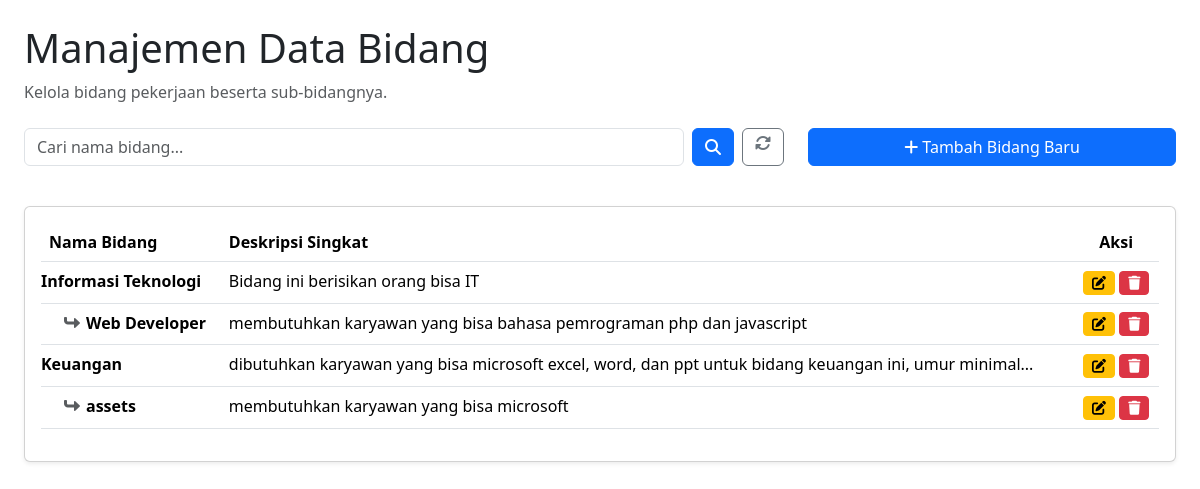
The app's page /admin/bidang/index.php with its own data.
### tables this page shows
CREATE TABLE `bidang` (
  `id` int(11) NOT NULL,
  `nama_bidang` varchar(100) NOT NULL,
  `parent_id` int(11) NOT NULL DEFAULT 0,
  `gambar` varchar(255) NOT NULL,
  `deskripsi` text NOT NULL
);

### admin/bidang/index.php (the view, shortened to what this page needs)
<link href="https://cdn.jsdelivr.net/npm/bootstrap@5.3.3/dist/css/bootstrap.min.css" rel="stylesheet">
<link rel="stylesheet" href="https://cdnjs.cloudflare.com/ajax/libs/font-awesome/6.5.2/css/all.min.css">
<?php
$search_query = isset($_GET['search_bidang']) ? mysqli_real_escape_string($config, $_GET['search_bidang']) : '';
$bidang_data = [];
$query_string = "SELECT * FROM bidang ORDER BY parent_id, nama_bidang ASC";
$result = mysqli_query($config, $query_string);
while ($row = mysqli_fetch_assoc($result)) {
    $bidang_data[$row['parent_id']][] = $row;
}
?>
<main>
    <div class="container-fluid px-4">
        <h1 class="mt-4">Manajemen Data Bidang</h1>
        <p class="mb-4 text-muted">Kelola bidang pekerjaan beserta sub-bidangnya.</p>
        <div class="row mb-4">
            <div class="col-md-8">
                <form method="GET" class="d-flex">
                    <input type="text" name="search_bidang" class="form-control me-2" placeholder="Cari nama bidang..." value="<?= htmlspecialchars($search_query) ?>">
                    <button type="submit" class="btn btn-primary"><i class="fas fa-search"></i></button>
                    <a href="?page=bidang" class="btn btn-outline-secondary ms-2" title="Reset Pencarian"><i class="fas fa-sync-alt"></i></a>
                </form>
            </div>
            <div class="col-md-4 text-md-end mt-2 mt-md-0">
                <button type="button" class="btn btn-primary w-100 w-md-auto" data-bs-toggle="modal" data-bs-target="#tambahModal">
                    <i class="fas fa-plus"></i> Tambah Bidang Baru
                </button>
            </div>
        </div>
        <div class="card shadow-sm">
            <div class="card-body">
                <div class="table-responsive">
                    <table class="table table-hover" width="100%" cellspacing="0">
                        <thead>
                            <tr>
                                <th>Nama Bidang</th>
                                <th>Deskripsi Singkat</th>
                                <th class="text-center">Aksi</th>
                            </tr>
                        </thead>
                        <tbody>
                            <?php
                            function display_bidang($parent_id, $level, $bidang_data) {
                                if (isset($bidang_data[$parent_id])) {
                                    foreach ($bidang_data[$parent_id] as $data) {
                                        $padding = $level * 25;
                                        $icon = ($level > 0) ? '<i class="fas fa-level-up-alt fa-rotate-90 me-2 text-muted"></i>' : '';
                                        $deskripsi_singkat = strlen($data['deskripsi']) > 100 ? substr($data['deskripsi'], 0, 100) . '...' : $data['deskripsi'];
                            ?>
                                        <tr>
                                            <td style="padding-left: <?= $padding ?>px;">
                                                <strong><?= $icon . htmlspecialchars($data['nama_bidang']) ?></strong>
                                            </td>
                                            <td><?= htmlspecialchars($deskripsi_singkat) ?></td>
                                            <td class="text-center">
                                                <button type="button" class="btn btn-warning btn-sm" data-bs-toggle="modal" data-bs-target="#editModal<?= $data['id'] ?>"><i class="fas fa-edit"></i></button>
                                                <a class="btn btn-danger btn-sm" href="?page=del-bidang&kode=<?= $data['id'] ?>&photo=<?= $data['gambar'] ?>" onclick="return confirm('Yakin hapus data ini?')"><i class="fas fa-trash"></i></a>
                                            </td>
                                        </tr>
                            <?php
                                        display_bidang($data['id'], $level + 1, $bidang_data);
                                    }
                                }
                            }
                            display_bidang(0, 0, $bidang_data);
                            ?>
                        </tbody>
                    </table>
                </div>
            </div>
        </div>
    </div>
</main>

### records on screen
bidang: nama_bidang "Informasi Teknologi", deskripsi "Bidang ini berisikan orang bisa IT"
bidang: nama_bidang "Web Developer", deskripsi "membutuhkan karyawan yang bisa bahasa pemrograman php dan javascript"
bidang: nama_bidang "Keuangan", deskripsi "dibutuhkan karyawan yang bisa microsoft excel, word, dan ppt untuk bidang keuangan ini, umur minimal..."
bidang: nama_bidang "assets", deskripsi "membutuhkan karyawan yang bisa microsoft"
